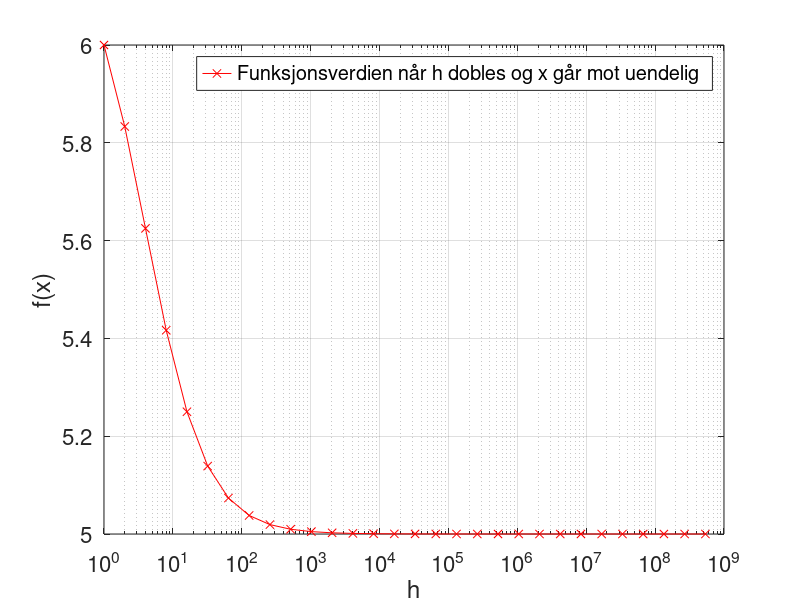

Write the MATLAB code that produced this figure.
% Oppgave 4 b)
% Skriptet lager et plott som illustrer hva funksjonen
% f nærmer seg når x nærmer seg uendelig. 


% Verdien som x skal gå mot:
a=2;
% Avstanden mellom x og a:
h=1;

for n=1:30
    x=a+h;
    hVektor(n)=h;
    f(n)=((5*x^2)+5*x-30)/((x^2)-4);
    h=h*2;
end

% Plotting:
semilogx(hVektor,f,'rx-')
grid on
set (gca,'fontsize',16)
xlabel('h')
ylabel('f(x)')
legend('Funksjonsverdien når h dobles og x går mot uendelig')

% Leser av plottet an grenseverdien ser ut til å være ca. 5